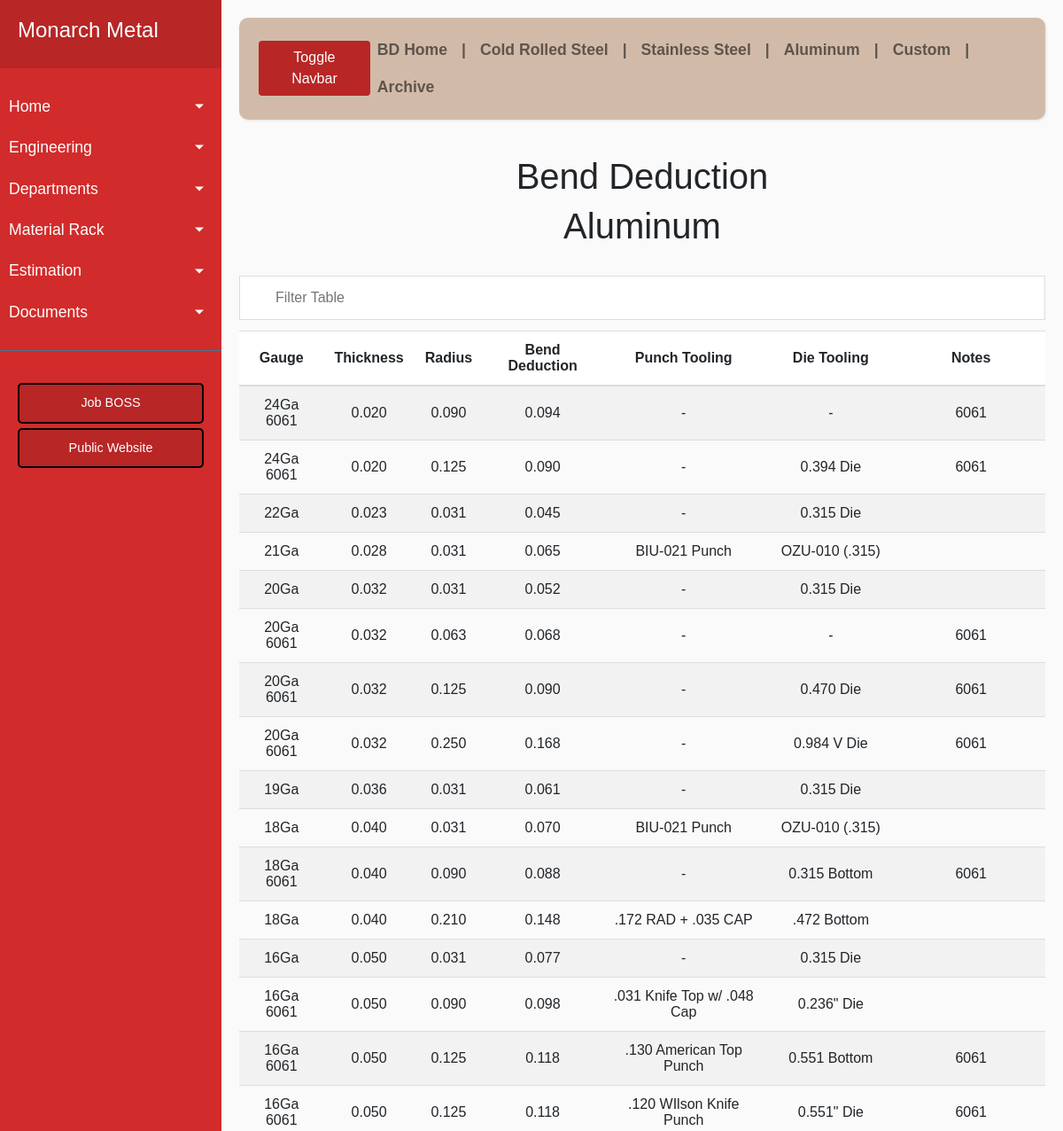
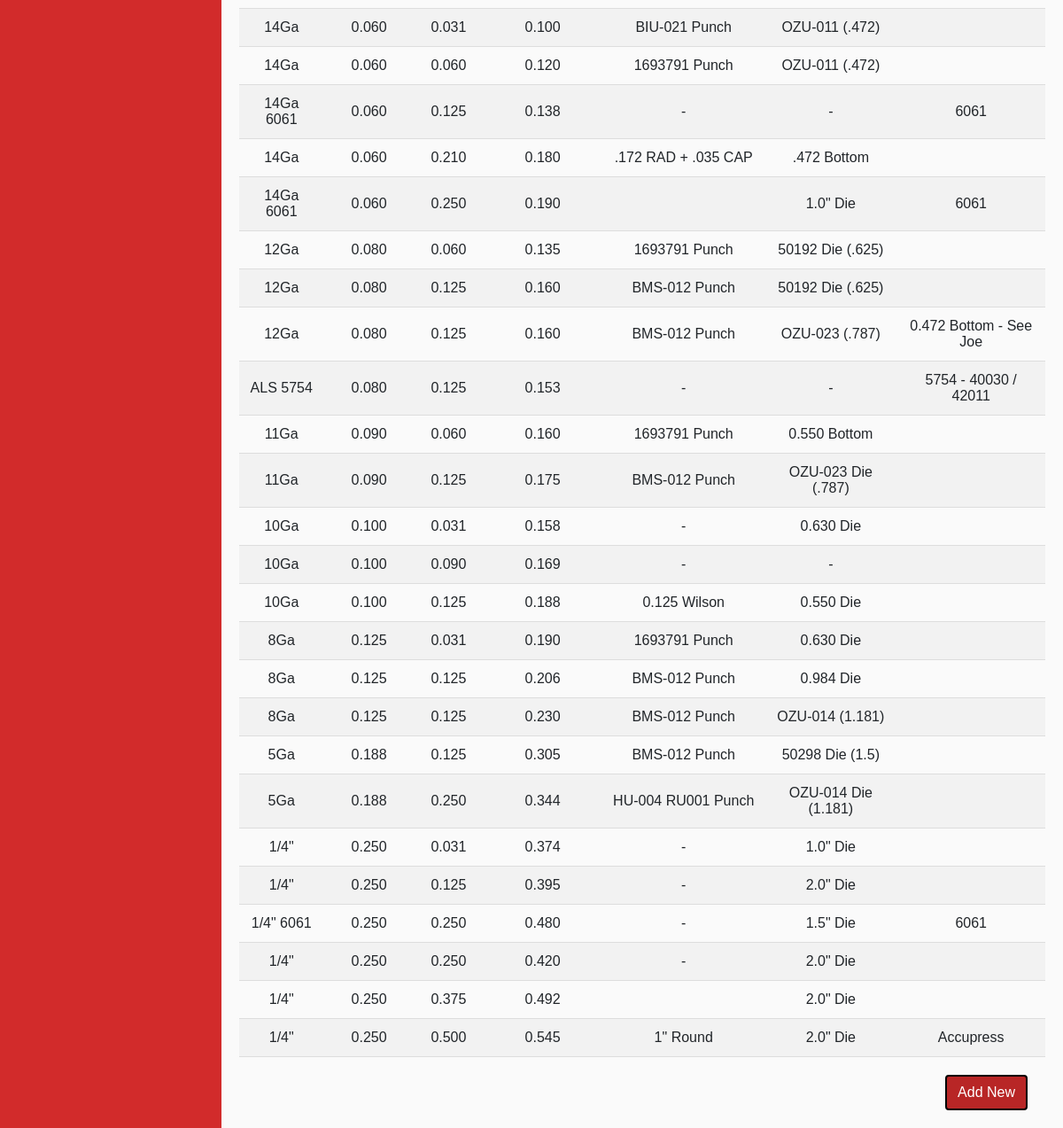
The app's page /bdals, older data (2 pictures, top to bottom).
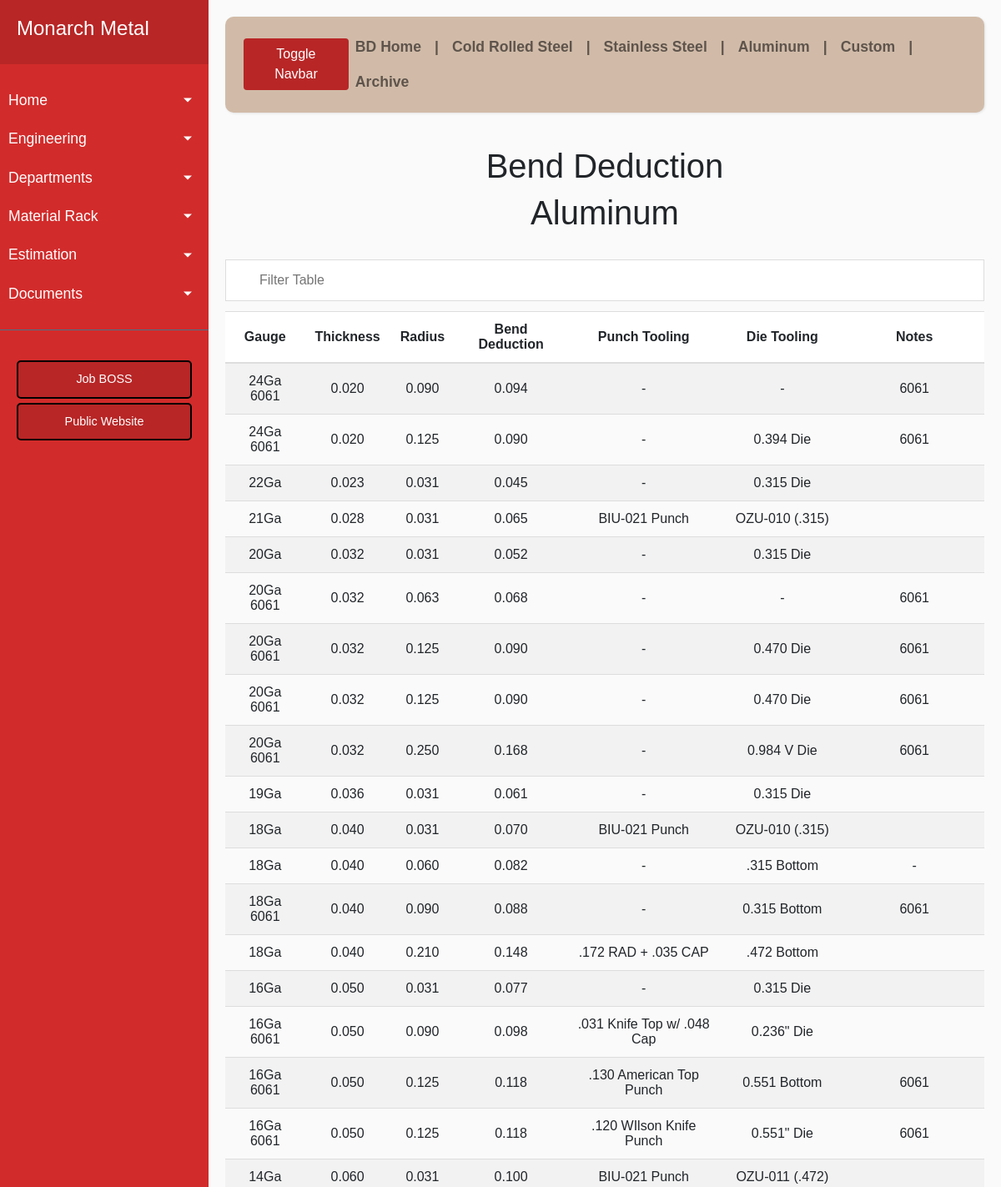
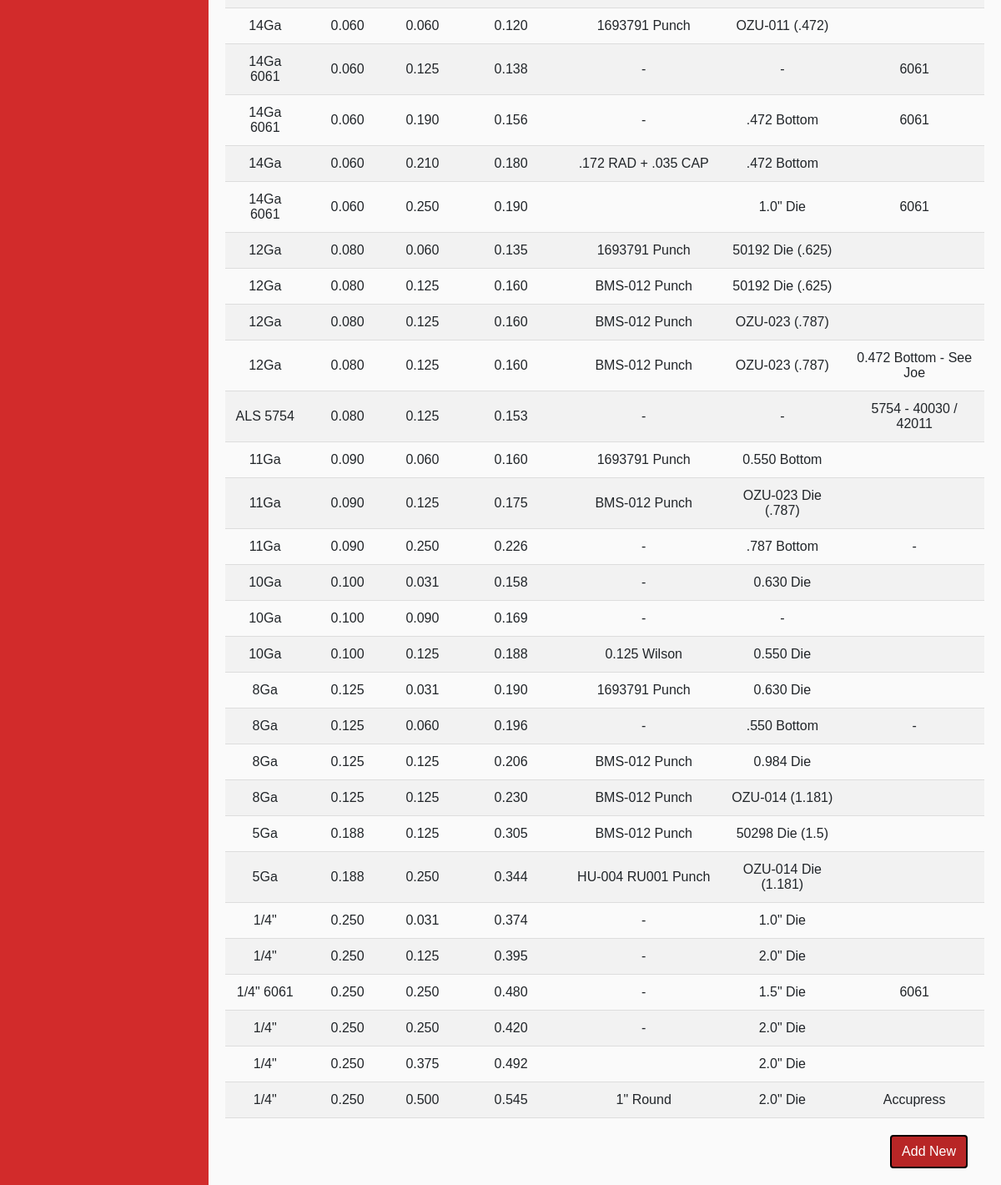
The same page, newer data (2 pictures, top to bottom).
### app/models.py (models this page shows, shortened)
class Bendd(Base):
    __tablename__ = 'bendd'
    id = Column(Integer, primary_key=True)
    matl = Column(String(10))
    desc = Column(String(25))
    gauge = Column(String(10))
    thick = Column(String(50))
    rad = Column(String(50))
    bd = Column(String(50))
    pt = Column(String(120))
    dt = Column(String(120))
    notes = Column(String(120))

### app/routes.py (the view)
@app.route('/bdals')
def bdals():
    bds = Bendd.query.order_by('thick', 'rad').all()
    return render_template('bdals.html', bds=bds)

### app/routes.py (called while the page is built)
@app.teardown_appcontext
def shutdown_session(exception=None):
    db_session.remove()

### app/templates/bdals.html (shortened to what this page needs)
{% extends 'bdbase.html' %}
{% block content %}
    <h1 align='center'>Bend Deduction</h1>
    <h1 align='center'>Aluminum</h1>
    <br>
    <body>
        <input type="text" id="myInput" onkeyup="filterTable()" placeholder="Filter Table">
            <table id="myTable">
                <tr class="header">
                    <th scope="col">Gauge</th>
                    <th scope="col">Thickness</th>
                    <th scope="col">Radius</th>
                    <th scope="col">Bend Deduction</th>
                    <th scope="col">Punch Tooling</th>
                    <th scope="col">Die Tooling</th>
                    <th scope="col">Notes</th>
                </tr>
            {% for bd in bds %}
                {% if bd.desc == 'ALS' %}
                    <tr id={{ bd.id }}>
                        <td align='center'><a href="/edit_bd/{{ bd.id }}"> {{ bd.gauge }} </a></td>
                        <td align='center'> {{ bd.thick }} </td>
                        <td align='center'> {{ bd.rad }} </td>
                        <td align='center'> {{ bd.bd }} </td>
                        <td align='center'> {{ bd.pt }} </td>
                        <td align='center'> {{ bd.dt }} </td>
                        <td align='center'> {{ bd.notes }} </td>
                    </tr>
                {% endif %}
            {% endfor %}
            </table>
            <a href="backend_bd">
                <button class="btn btn-block btn-primary todoBtn">Add New</button>
            </a>
    </body>
{% endblock %}

Row changes from the older to the newer data that the page shows:
now on this page (row edited): Bendd: gauge "20Ga 6061", thick "0.032", rad "0.125", bd "0.090", pt "-", dt "0.470 Die", notes "6061"
changed Bendd (number 8 of 47 on the later page): id 160 → 168 (drawn)
changed Bendd "0.984 V Die": id 159 → 167 (drawn)
changed Bendd "19Ga": id 183 → 191 (drawn)
changed Bendd (number 11 of 47 on the later page): id 39 → 40 (drawn)
added Bendd: gauge "18Ga", thick "0.040", rad "0.060", bd "0.082", pt "-", dt ".315 Bottom", notes "-"
added Bendd: gauge "14Ga 6061", thick "0.060", rad "0.190", bd "0.156", pt "-", dt ".472 Bottom", notes "6061"
changed Bendd (number 23 of 47 on the later page): id 62 → 64 (drawn)
changed Bendd (number 24 of 47 on the later page): id 197 → 205 (drawn)
changed Bendd (number 25 of 47 on the later page): id 42 → 43 (drawn)
changed Bendd (number 26 of 47 on the later page): id 43 → 44 (drawn)
now on this page (row edited): Bendd: gauge "12Ga", thick "0.080", rad "0.125", bd "0.160", pt "BMS-012 Punch", dt "OZU-023 (.787)"
added Bendd: gauge "11Ga", thick "0.090", rad "0.250", bd "0.226", pt "-", dt ".787 Bottom", notes "-"
changed Bendd (number 33 of 47 on the later page): id 185 → 193 (drawn)
changed Bendd (number 34 of 47 on the later page): id 186 → 194 (drawn)
changed Bendd "0.125 Wilson": id 187 → 195 (drawn)
changed Bendd (number 36 of 47 on the later page): id 46 → 47 (drawn)
added Bendd: gauge "8Ga", thick "0.125", rad "0.060", bd "0.196", pt "-", dt ".550 Bottom", notes "-"
